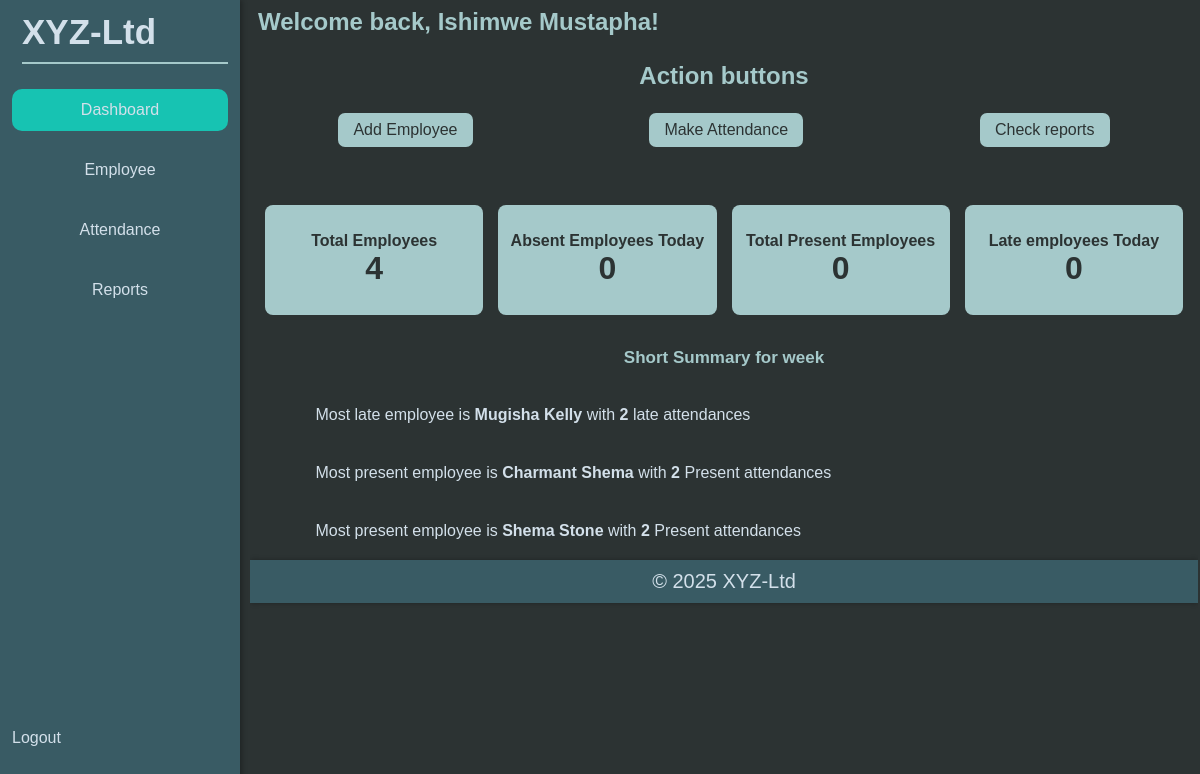
The app's page /index.php (signed in) with its own data.
### tables this page shows
CREATE TABLE `employee` (
  `EmployeeId` int(11) NOT NULL,
  `FirstName` varchar(250) DEFAULT NULL,
  `LastName` varchar(250) NOT NULL,
  `Gender` enum('Male','Female') NOT NULL,
  `DOB` date NOT NULL,
  `PhoneNumber` varchar(250) NOT NULL,
  `Department` varchar(250) NOT NULL
);

### index.php (the view, shortened to what this page needs)
<?php
    include './connection/connect.php';
?>
<!DOCTYPE html>
<html lang="en">
<head>
    <link rel="stylesheet" href="./styles/index.css">
    <link rel="stylesheet" href="./styles/active.css">
</head>
<body>
    <nav>
        <h1>XYZ-Ltd</h1>
        <div class="navh">
            <ul>
                <li class="active"><a href="" >Dashboard</a></li>
                <li><a href="./employee/">Employee</a></li>
                <li><a href="./attendance/">Attendance</a></li>
                <li><a href="./reports/">Reports</a></li>
            </ul>
        </div>
        <div class="navb">
            <a href="logout.php" onclick="return confirm('Are you sure you want to log out')">Logout</a>
        </div>
    </nav>
    <div class="main">
        <h2>
            <?php
                if (isset($_COOKIE['adminname'])) {
                    echo "Welcome back, " . htmlspecialchars($_COOKIE['adminname']) . "!";
                }
            ?>
        </h2>
        <main>
            <h2>Action buttons</h2>
            <div class="main-buttons">
                <a href="./employee/addEmp.php" class="button-primary">
                    Add Employee
                </a>
                <a href="./attendance/addAtt.php" class="button-primary">
                    Make Attendance
                </a>
                <a href="./reports/index.php" class="button-primary">
                    Check reports
                </a>
            </div>
            <div class="main-content">
                <div class="cards">
                    <div class="card">
                        <p>Total Employees</p>
                        <h1>
                            <?php
                                $sql = "SELECT * FROM employee";
                                $result = $conn->query($sql);
                                echo $result->num_rows;
                            ?>
                        </h1>
                    </div>
                    <div class="card">
                        <p>Absent Employees Today</p>
                        <h1>
                            <?php
                                $sql = "SELECT * FROM attendance WHERE Status = 'Absent' AND Date='" . date('Y-m-d') . "'";
                                $result = $conn->query($sql);
                                echo $result->num_rows;
                            ?>
                        </h1>
                    </div>
                    <div class="card">
                        <p>Total Present Employees</p>
                        <h1>
                            <?php
                                $sql = "SELECT * FROM attendance WHERE Status = 'Present' AND Date='" . date('Y-m-d') . "'";
                                $result = $conn->query($sql);
                                echo $result->num_rows;
                            ?>
                        </h1>
                    </div>
                    <div class="card">
                        <p>Late employees Today</p>
                        <h1>
                            <?php
                                $sql = "SELECT * FROM attendance WHERE Status = 'Late' AND Date ='" . date('Y-m-d') . "'";
                                $result = $conn->query($sql);
                                echo $result->num_rows;
                            ?>
                        </h1>
                    </div>
                </div>
                <div class="short-summary">
                    <h2>Short Summary for week</h2>
                    <ul>
                        <li>
                            <?php
                               $late = mysqli_query($conn,
                               "SELECT e.EmployeeId, e.FirstName,e.LastName,COUNT(a.status) AS late_count
                                FROM employee e
                                JOIN attendance a ON e.EmployeeId = a.EmployeeId
                                WHERE a.Status = 'Late'
                                GROUP BY e.EmployeeId, e.FirstName,e.LastName
                                ORDER BY late_count DESC
                                LIMIT 1;
                                "
                                );
                                if (mysqli_num_rows($late)) {
                                    $row = mysqli_fetch_array($late);
                                    echo "Most late employee is ".'<b>' . $row['FirstName'] . " " . $row['LastName']. '</b>' . " with "."<b>" . $row['late_count']."</b>" . " late attendances";
                                } else {
                                    Echo "No employee with high Late attendance";
                                }
                            ?>
                        </li>
                        <li>
                            <?php
                               $late = mysqli_query($conn,
                               "SELECT e.EmployeeId, e.FirstName,e.LastName,COUNT(a.status) AS late_count
                                FROM employee e
                                JOIN attendance a ON e.EmployeeId = a.EmployeeId
                                WHERE a.Status = 'Present'
                                GROUP BY e.EmployeeId, e.FirstName,e.LastName
                                ORDER BY late_count DESC
                                LIMIT 1;
                                "
                                );
                                if (mysqli_num_rows($late)) {
                                    $row = mysqli_fetch_array($late);
                                    echo "Most present employee is ".'<b>' . $row['FirstName'] . " " . $row['LastName']. '</b>' . " with "."<b>" . $row['late_count']."</b>" . " Present attendances";
                                } else {
                                    Echo "No employee with high Present attendance rate";
                                }
                            ?>
                        </li>
                        <li>
                            <?php
                               $late = mysqli_query($conn,
                               "SELECT e.EmployeeId, e.FirstName,e.LastName,COUNT(a.status) AS late_count
                                FROM employee e
                                JOIN attendance a ON e.EmployeeId = a.EmployeeId
                                WHERE a.Status = 'Absent'
                                GROUP BY e.EmployeeId, e.FirstName,e.LastName
                                ORDER BY late_count DESC
                                LIMIT 1;
                                "
                                );
                                if (mysqli_num_rows($late)) {
                                    $row = mysqli_fetch_array($late);
                                    echo "Most present employee is ".'<b>' . $row['FirstName'] . " " . $row['LastName']. '</b>' . " with "."<b>" . $row['late_count']."</b>" . " Present attendances";
                                } else {
                                    Echo "No employee with high Absent attendance late";
                                }
                            ?>
                        </li>
                    </ul>
                </div>
            </div>
        </main>
        <div class="footer">
            <p>&copy; <?php echo date('Y')?> XYZ-Ltd</p>
        </div>
    </div>
</body>
</html>

### styles/index.css (style rules this page uses)
* { margin: 0; padding: 0; box-sizing: border-box; }
body { display: flex; gap: 10px; background-color: #2C3333; color: #D3E0EA; font-family: 'Poppins', sans-serif; }
nav { height: 100vh; width: 20%; background-color: #395B64; padding: 12px; box-shadow: 2px 0 5px rgba(0, 0, 0, 0.3); }
nav h1 { font-size: 35px; margin-left: 10px; color: #D3E0EA; margin-bottom: 25px; border-bottom: 2px solid #A5C9CA; padding-bottom: 10px; }
.navh { height: 80vh; }
.navh ul { display: flex; flex-direction: column; row-gap: 18px; list-style: none; }
.navh ul li { padding: 12px 16px; border-radius: 10px; text-align: center; transition: background-color 0.3s; cursor: pointer; }
.navh ul li a { text-decoration: none; color: #D3E0EA; font-weight: 500; transition: color 0.3s; }
.main { height: 100vh; width: 79%; display: flex; flex-direction: column; overflow-y: auto; }
.main h2 { color: #A5C9CA; padding: 8px; margin-bottom: 10px; }
main { width: 100%; display: flex; flex-direction: column; row-gap: 5px; }
main h2 { text-align: center; }
.main-buttons { display: flex; justify-content: space-around; }
.button-primary { background-color: #A5C9CA; color: #2C3333; border: none; padding: 8px 15px; border-radius: 7px; cursor: pointer; transition: background-color 0.3s; text-decoration: none; }
.main-content { display: flex; flex-direction: column; row-gap: 10px; }
.cards { display: flex; justify-content: space-around; gap: 15px; padding: 15px; margin-top: 4%; }
.cards .card { height: 110px; width: 230px; color: #2C3333; background-color: #A5C9CA; border-radius: 8px; display: flex; flex-direction: column; justify-content: center; align-items: center; }
.card p { font-weight: bolder; }
.card h1 { font-weight: 600; }
.footer { display: flex; justify-content: center; align-items: center; height: auto; width:100%; background-color: #395B64; color: #D3E0EA; font-size: 20px; padding: 10px; box-shadow: 0 0 5px rgba(0, 0, 0, 0.3); margin-bottom: 5px; margin-top: 10px; }

### styles/active.css (style rules this page uses)
.active { background-color: #17C3B2; color: white; }

### records on screen
employee: FirstName "Mugisha", LastName "Kelly"
employee: FirstName "Charmant", LastName "Shema"
employee: FirstName "Shema", LastName "Stone"

### other values on screen
$_COOKIE['adminname'] "Ishimwe Mustapha"
$result->num_rows "4"
$result->num_rows "0"
$row['late_count'] "2"
